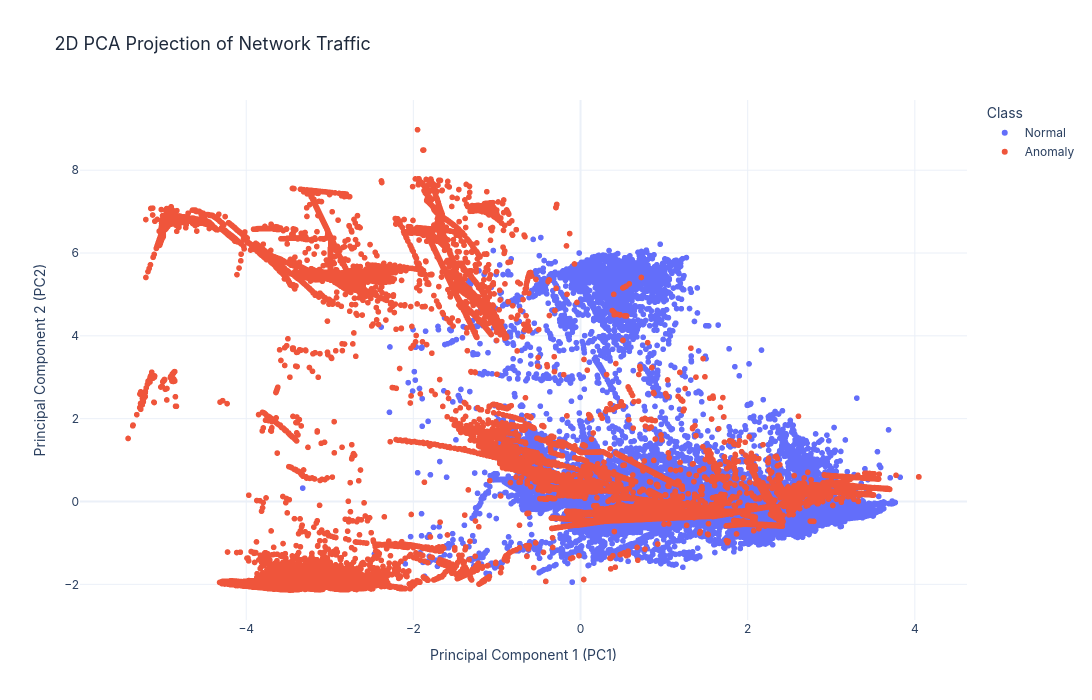

Write notebook code for a chart like this one.
### Markdown cell above
## PCA Preview

Apply our standardized preprocessing pipeline to standard scale features, execute 2D PCA project, and visualize the output using the modularized Plotly PCA scatter plot.

### Code cell
# Run preprocessing
train_df_clean = train_df.drop(columns=['attack_family'], errors='ignore')
x_train, y_train = prepare_training_data(train_df_clean)
y_train_binary = get_binary_labels(y_train)

# Compute 2D PCA
pca_coords, pca_obj = compute_pca(x_train, n_components=2)
pca_plot_df = prepare_pca_dataframe(pca_coords, y_train_binary)
pca_plot_df['Class'] = pca_plot_df['Label'].map({0: 'Normal', 1: 'Anomaly'})

# Render standard 2D PCA plot
fig_pca = pca_2d_plot(pca_plot_df, color='Class', title='2D PCA Projection of Network Traffic')
fig_pca.show()

### Figure 1 — Plotly figure (JSON) as saved in the notebook; plotly's stock layout.template omitted (floating-point values rounded to 4 significant figures; data arrays with more than 128 entries replaced by an {"elided": "..."} marker saying what was removed)
{"data": [{"hovertemplate": "Class=Normal<br>PC1=%{x}<br>PC2=%{y}<extra></extra>", "legendgroup": "Normal", "marker": {"color": "#636efa", "symbol": "circle"}, "mode": "markers", "name": "Normal", "showlegend": true, "type": "scattergl", "x": {"elided": "67343 float values"}, "xaxis": "x", "y": {"elided": "67343 float values"}, "yaxis": "y"}, {"hovertemplate": "Class=Anomaly<br>PC1=%{x}<br>PC2=%{y}<extra></extra>", "legendgroup": "Anomaly", "marker": {"color": "#EF553B", "symbol": "circle"}, "mode": "markers", "name": "Anomaly", "showlegend": true, "type": "scattergl", "x": {"elided": "58630 float values"}, "xaxis": "x", "y": {"elided": "58630 float values"}, "yaxis": "y"}], "layout": {"font": {"family": "Outfit, Inter, Roboto, sans-serif", "size": 12}, "height": 700, "legend": {"title": {"text": "Class"}, "tracegroupgap": 0}, "title": {"font": {"color": "#1E293B", "family": "Outfit, Inter, Roboto, sans-serif", "size": 18}, "text": "2D PCA Projection of Network Traffic", "x": 0.05, "xanchor": "left"}, "width": 1200, "xaxis": {"anchor": "y", "domain": [0, 1], "title": {"text": "Principal Component 1 (PC1)"}}, "yaxis": {"anchor": "x", "domain": [0, 1], "title": {"text": "Principal Component 2 (PC2)"}}}}
